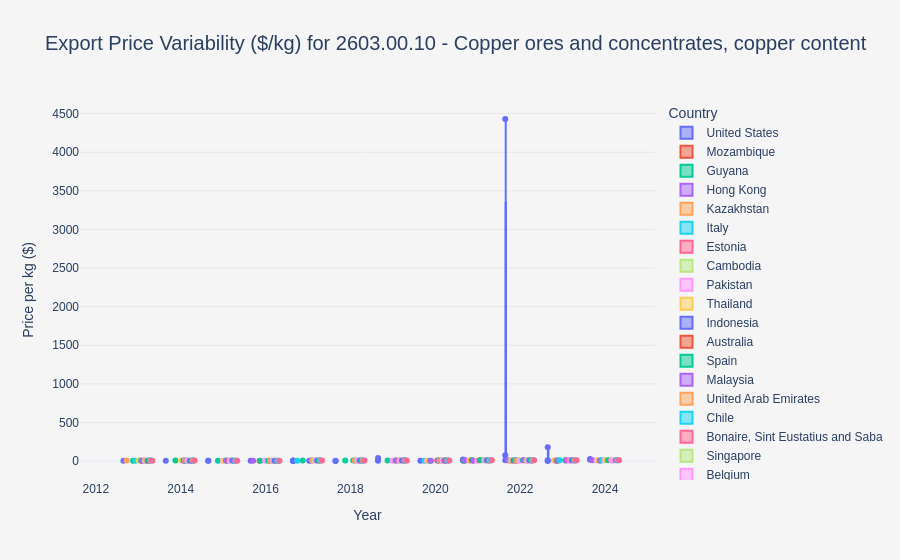

Notebook cell for this chart:
### Code cell
plot_price_variability(df, commodity='2603.00.10 - Copper ores and concentrates, copper content', output_html='data/Prices/cu_content_price_variability.html')

### Figure 1 — Plotly figure (JSON) as saved in the notebook; plotly's stock layout.template omitted (floating-point values rounded to 4 significant figures)
{"data": [{"alignmentgroup": "True", "boxpoints": "all", "customdata": [["United States", 13288, 3, "weight in kilograms"], ["United States", 3614, 20, "weight in kilograms"], ["United States", 7690, 100, "weight in kilograms"], ["United States", 3308, 122, "weight in kilograms"], ["United States", 17413, 442, "weight in kilograms"], ["United States", 8339, 1998, "weight in kilograms"], ["United States", 4270, 2110, "weight in kilograms"], ["United States", 30053, 3628, "weight in kilograms"], ["United States", 125690, 7480, "weight in kilograms"], ["United States", 97059, 19200, "weight in kilograms"], ["United States", 57964, 26746, "weight in kilograms"], ["United States", 84969, 39758, "weight in kilograms"], ["United States", 12576767, 557000, "weight in kilograms"], ["United States", 6417198, 1209600, "weight in kilograms"], ["United States", 39967934, 3237995, "weight in kilograms"], ["United States", 97471993, 10409338, "weight in kilograms"], ["United States", 61199280, 11328000, "weight in kilograms"], ["United States", 133554994, 11694645, "weight in kilograms"], ["United States", 69982742, 13152000, "weight in kilograms"], ["United States", 72685018, 17955388, "weight in kilograms"], ["United States", 96644981, 18528000, "weight in kilograms"], ["United States", 102215510, 19574400, "weight in kilograms"], ["United States", 104041801, 23768600, "weight in kilograms"], ["United States", 205726162, 38913216, "weight in kilograms"]], "hovertemplate": "Country=%{customdata[0]}<br>Year=%{x}<br>Price_per_kg=%{y}<br>Value ($)=%{customdata[1]}<br>Quantity=%{customdata[2]}<br>Unit of measure=%{customdata[3]}<extra></extra>", "legendgroup": "United States", "marker": {"color": "#636efa"}, "name": "United States", "notched": false, "offsetgroup": "United States", "orientation": "v", "showlegend": true, "x": [2022, 2023, 2022, 2024, 2019, 2015, 2017, 2017, 2024, 2017, 2023, 2018, 2021, 2019, 2023, 2021, 2020, 2022, 2018, 2013, 2017, 2015, 2014, 2016], "x0": " ", "xaxis": "x", "y": [4429.0, 180.7, 76.9, 27.11, 39.4, 4.174, 2.024, 8.284, 16.8, 5.055, 2.167, 2.137, 22.58, 5.305, 12.34, 9.364, 5.402, 11.42, 5.321, 4.048, 5.216, 5.222, 4.377, 5.287], "y0": " ", "yaxis": "y", "type": "box"}, {"alignmentgroup": "True", "boxpoints": "all", "customdata": [["Mozambique", 115, 18, "weight in kilograms"]], "hovertemplate": "Country=%{customdata[0]}<br>Year=%{x}<br>Price_per_kg=%{y}<br>Value ($)=%{customdata[1]}<br>Quantity=%{customdata[2]}<br>Unit of measure=%{customdata[3]}<extra></extra>", "legendgroup": "Mozambique", "marker": {"color": "#EF553B"}, "name": "Mozambique", "notched": false, "offsetgroup": "Mozambique", "orientation": "v", "showlegend": true, "x": [2021], "x0": " ", "xaxis": "x", "y": [6.389], "y0": " ", "yaxis": "y", "type": "box"}, {"alignmentgroup": "True", "boxpoints": "all", "customdata": [["Guyana", 307, 46, "weight in kilograms"]], "hovertemplate": "Country=%{customdata[0]}<br>Year=%{x}<br>Price_per_kg=%{y}<br>Value ($)=%{customdata[1]}<br>Quantity=%{customdata[2]}<br>Unit of measure=%{customdata[3]}<extra></extra>", "legendgroup": "Guyana", "marker": {"color": "#00cc96"}, "name": "Guyana", "notched": false, "offsetgroup": "Guyana", "orientation": "v", "showlegend": true, "x": [2021], "x0": " ", "xaxis": "x", "y": [6.674], "y0": " ", "yaxis": "y", "type": "box"}, {"alignmentgroup": "True", "boxpoints": "all", "customdata": [["Hong Kong", 326, 50, "weight in kilograms"], ["Hong Kong", 753329, 69811, "weight in kilograms"], ["Hong Kong", 886197, 70976, "weight in kilograms"], ["Hong Kong", 1055315, 94903, "weight in kilograms"]], "hovertemplate": "Country=%{customdata[0]}<br>Year=%{x}<br>Price_per_kg=%{y}<br>Value ($)=%{customdata[1]}<br>Quantity=%{customdata[2]}<br>Unit of measure=%{customdata[3]}<extra></extra>", "legendgroup": "Hong Kong", "marker": {"color": "#ab63fa"}, "name": "Hong Kong", "notched": false, "offsetgroup": "Hong Kong", "orientation": "v", "showlegend": true, "x": [2016, 2021, 2024, 2022], "x0": " ", "xaxis": "x", "y": [6.52, 10.79, 12.49, 11.12], "y0": " ", "yaxis": "y", "type": "box"}, {"alignmentgroup": "True", "boxpoints": "all", "customdata": [["Kazakhstan", 490, 70, "weight in kilograms"]], "hovertemplate": "Country=%{customdata[0]}<br>Year=%{x}<br>Price_per_kg=%{y}<br>Value ($)=%{customdata[1]}<br>Quantity=%{customdata[2]}<br>Unit of measure=%{customdata[3]}<extra></extra>", "legendgroup": "Kazakhstan", "marker": {"color": "#FFA15A"}, "name": "Kazakhstan", "notched": false, "offsetgroup": "Kazakhstan", "orientation": "v", "showlegend": true, "x": [2013], "x0": " ", "xaxis": "x", "y": [7.0], "y0": " ", "yaxis": "y", "type": "box"}, {"alignmentgroup": "True", "boxpoints": "all", "customdata": [["Italy", 2823, 434, "weight in kilograms"], ["Italy", 142505, 22236, "weight in kilograms"]], "hovertemplate": "Country=%{customdata[0]}<br>Year=%{x}<br>Price_per_kg=%{y}<br>Value ($)=%{customdata[1]}<br>Quantity=%{customdata[2]}<br>Unit of measure=%{customdata[3]}<extra></extra>", "legendgroup": "Italy", "marker": {"color": "#19d3f3"}, "name": "Italy", "notched": false, "offsetgroup": "Italy", "orientation": "v", "showlegend": true, "x": [2017, 2020], "x0": " ", "xaxis": "x", "y": [6.505, 6.409], "y0": " ", "yaxis": "y", "type": "box"}, {"alignmentgroup": "True", "boxpoints": "all", "customdata": [["Estonia", 7729, 1206, "weight in kilograms"]], "hovertemplate": "Country=%{customdata[0]}<br>Year=%{x}<br>Price_per_kg=%{y}<br>Value ($)=%{customdata[1]}<br>Quantity=%{customdata[2]}<br>Unit of measure=%{customdata[3]}<extra></extra>", "legendgroup": "Estonia", "marker": {"color": "#FF6692"}, "name": "Estonia", "notched": false, "offsetgroup": "Estonia", "orientation": "v", "showlegend": true, "x": [2022], "x0": " ", "xaxis": "x", "y": [6.409], "y0": " ", "yaxis": "y", "type": "box"}, {"alignmentgroup": "True", "boxpoints": "all", "customdata": [["Cambodia", 13646, 1424, "weight in kilograms"]], "hovertemplate": "Country=%{customdata[0]}<br>Year=%{x}<br>Price_per_kg=%{y}<br>Value ($)=%{customdata[1]}<br>Quantity=%{customdata[2]}<br>Unit of measure=%{customdata[3]}<extra></extra>", "legendgroup": "Cambodia", "marker": {"color": "#B6E880"}, "name": "Cambodia", "notched": false, "offsetgroup": "Cambodia", "orientation": "v", "showlegend": true, "x": [2022], "x0": " ", "xaxis": "x", "y": [9.583], "y0": " ", "yaxis": "y", "type": "box"}, {"alignmentgroup": "True", "boxpoints": "all", "customdata": [["Pakistan", 16025, 2473, "weight in kilograms"], ["Pakistan", 23503, 3588, "weight in kilograms"], ["Pakistan", 54432, 8565, "weight in kilograms"], ["Pakistan", 591808, 62570, "weight in kilograms"], ["Pakistan", 632378, 66234, "weight in kilograms"]], "hovertemplate": "Country=%{customdata[0]}<br>Year=%{x}<br>Price_per_kg=%{y}<br>Value ($)=%{customdata[1]}<br>Quantity=%{customdata[2]}<br>Unit of measure=%{customdata[3]}<extra></extra>", "legendgroup": "Pakistan", "marker": {"color": "#FF97FF"}, "name": "Pakistan", "notched": false, "offsetgroup": "Pakistan", "orientation": "v", "showlegend": true, "x": [2022, 2021, 2020, 2023, 2024], "x0": " ", "xaxis": "x", "y": [6.48, 6.55, 6.355, 9.458, 9.548], "y0": " ", "yaxis": "y", "type": "box"}, {"alignmentgroup": "True", "boxpoints": "all", "customdata": [["Thailand", 29570, 4690, "weight in kilograms"], ["Thailand", 441575, 60324, "weight in kilograms"], ["Thailand", 1127742, 148627, "weight in kilograms"], ["Thailand", 1349443, 151682, "weight in kilograms"], ["Thailand", 1385885, 205804, "weight in kilograms"]], "hovertemplate": "Country=%{customdata[0]}<br>Year=%{x}<br>Price_per_kg=%{y}<br>Value ($)=%{customdata[1]}<br>Quantity=%{customdata[2]}<br>Unit of measure=%{customdata[3]}<extra></extra>", "legendgroup": "Thailand", "marker": {"color": "#FECB52"}, "name": "Thailand", "notched": false, "offsetgroup": "Thailand", "orientation": "v", "showlegend": true, "x": [2020, 2021, 2024, 2023, 2022], "x0": " ", "xaxis": "x", "y": [6.305, 7.32, 7.588, 8.897, 6.734], "y0": " ", "yaxis": "y", "type": "box"}, {"alignmentgroup": "True", "boxpoints": "all", "customdata": [["Indonesia", 49762, 5247, "weight in kilograms"]], "hovertemplate": "Country=%{customdata[0]}<br>Year=%{x}<br>Price_per_kg=%{y}<br>Value ($)=%{customdata[1]}<br>Quantity=%{customdata[2]}<br>Unit of measure=%{customdata[3]}<extra></extra>", "legendgroup": "Indonesia", "marker": {"color": "#636efa"}, "name": "Indonesia", "notched": false, "offsetgroup": "Indonesia", "orientation": "v", "showlegend": true, "x": [2022], "x0": " ", "xaxis": "x", "y": [9.484], "y0": " ", "yaxis": "y", "type": "box"}, {"alignmentgroup": "True", "boxpoints": "all", "customdata": [["Australia", 40000, 6000, "weight in kilograms"], ["Australia", 459707, 74280, "weight in kilograms"], ["Australia", 24493326, 2098071, "weight in kilograms"]], "hovertemplate": "Country=%{customdata[0]}<br>Year=%{x}<br>Price_per_kg=%{y}<br>Value ($)=%{customdata[1]}<br>Quantity=%{customdata[2]}<br>Unit of measure=%{customdata[3]}<extra></extra>", "legendgroup": "Australia", "marker": {"color": "#EF553B"}, "name": "Australia", "notched": false, "offsetgroup": "Australia", "orientation": "v", "showlegend": true, "x": [2023, 2016, 2021], "x0": " ", "xaxis": "x", "y": [6.667, 6.189, 11.67], "y0": " ", "yaxis": "y", "type": "box"}, {"alignmentgroup": "True", "boxpoints": "all", "customdata": [["Spain", 109685, 11499, "weight in kilograms"], ["Spain", 33531763, 3090118, "weight in kilograms"], ["Spain", 33728267, 3550413, "weight in kilograms"], ["Spain", 50412662, 4272815, "weight in kilograms"], ["Spain", 29043771, 4291890, "weight in kilograms"], ["Spain", 50180051, 6160507, "weight in kilograms"], ["Spain", 41347207, 6315569, "weight in kilograms"], ["Spain", 44208556, 6753003, "weight in kilograms"], ["Spain", 56736890, 7411360, "weight in kilograms"], ["Spain", 79650976, 12932335, "weight in kilograms"], ["Spain", 107549621, 13913150, "weight in kilograms"], ["Spain", 105996918, 14862672, "weight in kilograms"]], "hovertemplate": "Country=%{customdata[0]}<br>Year=%{x}<br>Price_per_kg=%{y}<br>Value ($)=%{customdata[1]}<br>Quantity=%{customdata[2]}<br>Unit of measure=%{customdata[3]}<extra></extra>", "legendgroup": "Spain", "marker": {"color": "#00cc96"}, "name": "Spain", "notched": false, "offsetgroup": "Spain", "orientation": "v", "showlegend": true, "x": [2024, 2022, 2023, 2021, 2020, 2018, 2015, 2013, 2017, 2016, 2019, 2014], "x0": " ", "xaxis": "x", "y": [9.539, 10.85, 9.5, 11.8, 6.767, 8.145, 6.547, 6.547, 7.655, 6.159, 7.73, 7.132], "y0": " ", "yaxis": "y", "type": "box"}, {"alignmentgroup": "True", "boxpoints": "all", "customdata": [["Malaysia", 125011, 19469, "weight in kilograms"], ["Malaysia", 549602, 87439, "weight in kilograms"], ["Malaysia", 1043226, 115308, "weight in kilograms"], ["Malaysia", 1004661, 126378, "weight in kilograms"], ["Malaysia", 1356018, 200338, "weight in kilograms"]], "hovertemplate": "Country=%{customdata[0]}<br>Year=%{x}<br>Price_per_kg=%{y}<br>Value ($)=%{customdata[1]}<br>Quantity=%{customdata[2]}<br>Unit of measure=%{customdata[3]}<extra></extra>", "legendgroup": "Malaysia", "marker": {"color": "#ab63fa"}, "name": "Malaysia", "notched": false, "offsetgroup": "Malaysia", "orientation": "v", "showlegend": true, "x": [2020, 2022, 2024, 2023, 2021], "x0": " ", "xaxis": "x", "y": [6.421, 6.286, 9.047, 7.95, 6.769], "y0": " ", "yaxis": "y", "type": "box"}, {"alignmentgroup": "True", "boxpoints": "all", "customdata": [["United Arab Emirates", 135103, 22131, "weight in kilograms"]], "hovertemplate": "Country=%{customdata[0]}<br>Year=%{x}<br>Price_per_kg=%{y}<br>Value ($)=%{customdata[1]}<br>Quantity=%{customdata[2]}<br>Unit of measure=%{customdata[3]}<extra></extra>", "legendgroup": "United Arab Emirates", "marker": {"color": "#FFA15A"}, "name": "United Arab Emirates", "notched": false, "offsetgroup": "United Arab Emirates", "orientation": "v", "showlegend": true, "x": [2022], "x0": " ", "xaxis": "x", "y": [6.105], "y0": " ", "yaxis": "y", "type": "box"}, {"alignmentgroup": "True", "boxpoints": "all", "customdata": [["Chile", 257785, 22481, "weight in kilograms"], ["Chile", 288487, 23670, "weight in kilograms"], ["Chile", 22352001, 4455631, "weight in kilograms"]], "hovertemplate": "Country=%{customdata[0]}<br>Year=%{x}<br>Price_per_kg=%{y}<br>Value ($)=%{customdata[1]}<br>Quantity=%{customdata[2]}<br>Unit of measure=%{customdata[3]}<extra></extra>", "legendgroup": "Chile", "marker": {"color": "#19d3f3"}, "name": "Chile", "notched": false, "offsetgroup": "Chile", "orientation": "v", "showlegend": true, "x": [2023, 2024, 2013], "x0": " ", "xaxis": "x", "y": [11.47, 12.19, 5.017], "y0": " ", "yaxis": "y", "type": "box"}, {"alignmentgroup": "True", "boxpoints": "all", "customdata": [["Bonaire, Sint Eustatius and Saba", 307519, 25000, "weight in kilograms"]], "hovertemplate": "Country=%{customdata[0]}<br>Year=%{x}<br>Price_per_kg=%{y}<br>Value ($)=%{customdata[1]}<br>Quantity=%{customdata[2]}<br>Unit of measure=%{customdata[3]}<extra></extra>", "legendgroup": "Bonaire, Sint Eustatius and Saba", "marker": {"color": "#FF6692"}, "name": "Bonaire, Sint Eustatius and Saba", "notched": false, "offsetgroup": "Bonaire, Sint Eustatius and Saba", "orientation": "v", "showlegend": true, "x": [2022], "x0": " ", "xaxis": "x", "y": [12.3], "y0": " ", "yaxis": "y", "type": "box"}, {"alignmentgroup": "True", "boxpoints": "all", "customdata": [["Singapore", 260205, 25000, "weight in kilograms"]], "hovertemplate": "Country=%{customdata[0]}<br>Year=%{x}<br>Price_per_kg=%{y}<br>Value ($)=%{customdata[1]}<br>Quantity=%{customdata[2]}<br>Unit of measure=%{customdata[3]}<extra></extra>", "legendgroup": "Singapore", "marker": {"color": "#B6E880"}, "name": "Singapore", "notched": false, "offsetgroup": "Singapore", "orientation": "v", "showlegend": true, "x": [2022], "x0": " ", "xaxis": "x", "y": [10.41], "y0": " ", "yaxis": "y", "type": "box"}, {"alignmentgroup": "True", "boxpoints": "all", "customdata": [["Belgium", 221232, 33676, "weight in kilograms"], ["Belgium", 263466, 39921, "weight in kilograms"], ["Belgium", 769501, 70431, "weight in kilograms"], ["Belgium", 7586860, 1316144, "weight in kilograms"], ["Belgium", 37416167, 5813027, "weight in kilograms"], ["Belgium", 49620256, 7523117, "weight in kilograms"]], "hovertemplate": "Country=%{customdata[0]}<br>Year=%{x}<br>Price_per_kg=%{y}<br>Value ($)=%{customdata[1]}<br>Quantity=%{customdata[2]}<br>Unit of measure=%{customdata[3]}<extra></extra>", "legendgroup": "Belgium", "marker": {"color": "#FF97FF"}, "name": "Belgium", "notched": false, "offsetgroup": "Belgium", "orientation": "v", "showlegend": true, "x": [2021, 2022, 2024, 2015, 2019, 2016], "x0": " ", "xaxis": "x", "y": [6.569, 6.6, 10.93, 5.764, 6.437, 6.596], "y0": " ", "yaxis": "y", "type": "box"}, {"alignmentgroup": "True", "boxpoints": "all", "customdata": [["Netherlands", 566293, 44000, "weight in kilograms"], ["Netherlands", 32740677, 5105515, "weight in kilograms"], ["Netherlands", 45607282, 5313729, "weight in kilograms"], ["Netherlands", 73586060, 10281730, "weight in kilograms"]], "hovertemplate": "Country=%{customdata[0]}<br>Year=%{x}<br>Price_per_kg=%{y}<br>Value ($)=%{customdata[1]}<br>Quantity=%{customdata[2]}<br>Unit of measure=%{customdata[3]}<extra></extra>", "legendgroup": "Netherlands", "marker": {"color": "#FECB52"}, "name": "Netherlands", "notched": false, "offsetgroup": "Netherlands", "orientation": "v", "showlegend": true, "x": [2024, 2015, 2013, 2014], "x0": " ", "xaxis": "x", "y": [12.87, 6.413, 8.583, 7.157], "y0": " ", "yaxis": "y", "type": "box"}, {"alignmentgroup": "True", "boxpoints": "all", "customdata": [["Cuba", 458627, 73834, "weight in kilograms"]], "hovertemplate": "Country=%{customdata[0]}<br>Year=%{x}<br>Price_per_kg=%{y}<br>Value ($)=%{customdata[1]}<br>Quantity=%{customdata[2]}<br>Unit of measure=%{customdata[3]}<extra></extra>", "legendgroup": "Cuba", "marker": {"color": "#636efa"}, "name": "Cuba", "notched": false, "offsetgroup": "Cuba", "orientation": "v", "showlegend": true, "x": [2017], "x0": " ", "xaxis": "x", "y": [6.212], "y0": " ", "yaxis": "y", "type": "box"}, {"alignmentgroup": "True", "boxpoints": "all", "customdata": [["Greece", 780738, 109866, "weight in kilograms"], ["Greece", 3328398, 320753, "weight in kilograms"]], "hovertemplate": "Country=%{customdata[0]}<br>Year=%{x}<br>Price_per_kg=%{y}<br>Value ($)=%{customdata[1]}<br>Quantity=%{customdata[2]}<br>Unit of measure=%{customdata[3]}<extra></extra>", "legendgroup": "Greece", "marker": {"color": "#EF553B"}, "name": "Greece", "notched": false, "offsetgroup": "Greece", "orientation": "v", "showlegend": true, "x": [2020, 2021], "x0": " ", "xaxis": "x", "y": [7.106, 10.38], "y0": " ", "yaxis": "y", "type": "box"}, {"alignmentgroup": "True", "boxpoints": "all", "customdata": [["Taiwan", 2371887, 209968, "weight in kilograms"], ["Taiwan", 2667084, 240885, "weight in kilograms"], ["Taiwan", 3573779, 329935, "weight in kilograms"], ["Taiwan", 19419939, 2111000, "weight in kilograms"], ["Taiwan", 22527265, 2389887, "weight in kilograms"], ["Taiwan", 41906568, 5236719, "weight in kilograms"], ["Taiwan", 43531985, 6265923, "weight in kilograms"], ["Taiwan", 48439092, 8635861, "weight in kilograms"], ["Taiwan", 67356287, 9345092, "weight in kilograms"], ["Taiwan", 90822324, 12883320, "weight in kilograms"], ["Taiwan", 170550097, 14998399, "weight in kilograms"]], "hovertemplate": "Country=%{customdata[0]}<br>Year=%{x}<br>Price_per_kg=%{y}<br>Value ($)=%{customdata[1]}<br>Quantity=%{customdata[2]}<br>Unit of measure=%{customdata[3]}<extra></extra>", "legendgroup": "Taiwan", "marker": {"color": "#00cc96"}, "name": "Taiwan", "notched": false, "offsetgroup": "Taiwan", "orientation": "v", "showlegend": true, "x": [2023, 2024, 2022, 2018, 2020, 2019, 2014, 2016, 2013, 2015, 2021], "x0": " ", "xaxis": "x", "y": [11.3, 11.07, 10.83, 9.199, 9.426, 8.002, 6.947, 5.609, 7.208, 7.05, 11.37], "y0": " ", "yaxis": "y", "type": "box"}, {"alignmentgroup": "True", "boxpoints": "all", "customdata": [["Mexico", 7875552, 967320, "weight in kilograms"], ["Mexico", 2515928, 1174795, "weight in kilograms"], ["Mexico", 8309993, 1689108, "weight in kilograms"], ["Mexico", 7943630, 1799596, "weight in kilograms"], ["Mexico", 18885263, 2445169, "weight in kilograms"], ["Mexico", 33869463, 3261781, "weight in kilograms"], ["Mexico", 50724537, 5325511, "weight in kilograms"], ["Mexico", 51935234, 6889376, "weight in kilograms"]], "hovertemplate": "Country=%{customdata[0]}<br>Year=%{x}<br>Price_per_kg=%{y}<br>Value ($)=%{customdata[1]}<br>Quantity=%{customdata[2]}<br>Unit of measure=%{customdata[3]}<extra></extra>", "legendgroup": "Mexico", "marker": {"color": "#ab63fa"}, "name": "Mexico", "notched": false, "offsetgroup": "Mexico", "orientation": "v", "showlegend": true, "x": [2020, 2013, 2015, 2014, 2019, 2022, 2023, 2017], "x0": " ", "xaxis": "x", "y": [8.142, 2.142, 4.92, 4.414, 7.724, 10.38, 9.525, 7.538], "y0": " ", "yaxis": "y", "type": "box"}, {"alignmentgroup": "True", "boxpoints": "all", "customdata": [["Switzerland", 9730346, 1388724, "weight in kilograms"], ["Switzerland", 16818597, 2091045, "weight in kilograms"], ["Switzerland", 25489983, 2594362, "weight in kilograms"], ["Switzerland", 23144817, 2597214, "weight in kilograms"], ["Switzerland", 17513333, 2996926, "weight in kilograms"]], "hovertemplate": "Country=%{customdata[0]}<br>Year=%{x}<br>Price_per_kg=%{y}<br>Value ($)=%{customdata[1]}<br>Quantity=%{customdata[2]}<br>Unit of measure=%{customdata[3]}<extra></extra>", "legendgroup": "Switzerland", "marker": {"color": "#FFA15A"}, "name": "Switzerland", "notched": false, "offsetgroup": "Switzerland", "orientation": "v", "showlegend": true, "x": [2014, 2017, 2020, 2018, 2016], "x0": " ", "xaxis": "x", "y": [7.007, 8.043, 9.825, 8.911, 5.844], "y0": " ", "yaxis": "y", "type": "box"}, {"alignmentgroup": "True", "boxpoints": "all", "customdata": [["Brazil", 11301290, 1798337, "weight in kilograms"]], "hovertemplate": "Country=%{customdata[0]}<br>Year=%{x}<br>Price_per_kg=%{y}<br>Value ($)=%{customdata[1]}<br>Quantity=%{customdata[2]}<br>Unit of measure=%{customdata[3]}<extra></extra>", "legendgroup": "Brazil", "marker": {"color": "#19d3f3"}, "name": "Brazil", "notched": false, "offsetgroup": "Brazil", "orientation": "v", "showlegend": true, "x": [2014], "x0": " ", "xaxis": "x", "y": [6.284], "y0": " ", "yaxis": "y", "type": "box"}, {"alignmentgroup": "True", "boxpoints": "all", "customdata": [["Philippines", 19332071, 1982000, "weight in kilograms"], ["Philippines", 31994541, 4269395, "weight in kilograms"], ["Philippines", 86208808, 7835799, "weight in kilograms"], ["Philippines", 53881659, 8158261, "weight in kilograms"], ["Philippines", 66669722, 8574112, "weight in kilograms"], ["Philippines", 63596065, 8770701, "weight in kilograms"], ["Philippines", 71536444, 9145273, "weight in kilograms"], ["Philippines", 110724948, 9337379, "weight in kilograms"], ["Philippines", 76373444, 9586719, "weight in kilograms"], ["Philippines", 119065179, 15492308, "weight in kilograms"], ["Philippines", 202044127, 17212864, "weight in kilograms"]], "hovertemplate": "Country=%{customdata[0]}<br>Year=%{x}<br>Price_per_kg=%{y}<br>Value ($)=%{customdata[1]}<br>Quantity=%{customdata[2]}<br>Unit of measure=%{customdata[3]}<extra></extra>", "legendgroup": "Philippines", "marker": {"color": "#FF6692"}, "name": "Philippines", "notched": false, "offsetgroup": "Philippines", "orientation": "v", "showlegend": true, "x": [2022, 2015, 2023, 2016, 2018, 2013, 2014, 2024, 2019, 2020, 2021], "x0": " ", "xaxis": "x", "y": [9.754, 7.494, 11.0, 6.605, 7.776, 7.251, 7.822, 11.86, 7.967, 7.685, 11.74], "y0": " ", "yaxis": "y", "type": "box"}, {"alignmentgroup": "True", "boxpoints": "all", "customdata": [["Bulgaria", 22354041, 2450972, "weight in kilograms"], ["Bulgaria", 39710128, 3173000, "weight in kilograms"], ["Bulgaria", 44316817, 6702480, "weight in kilograms"], ["Bulgaria", 77734303, 7598880, "weight in kilograms"], ["Bulgaria", 57556485, 8145932, "weight in kilograms"], ["Bulgaria", 115162775, 13404613, "weight in kilograms"], ["Bulgaria", 112301868, 14252056, "weight in kilograms"], ["Bulgaria", 96025054, 14938270, "weight in kilograms"], ["Bulgaria", 131682499, 17221310, "weight in kilograms"], ["Bulgaria", 52742712, 24546662, "weight in kilograms"], ["Bulgaria", 201700965, 25763976, "weight in kilograms"]], "hovertemplate": "Country=%{customdata[0]}<br>Year=%{x}<br>Price_per_kg=%{y}<br>Value ($)=%{customdata[1]}<br>Quantity=%{customdata[2]}<br>Unit of measure=%{customdata[3]}<extra></extra>", "legendgroup": "Bulgaria", "marker": {"color": "#B6E880"}, "name": "Bulgaria", "notched": false, "offsetgroup": "Bulgaria", "orientation": "v", "showlegend": true, "x": [2022, 2024, 2015, 2021, 2014, 2018, 2020, 2016, 2019, 2013, 2017], "x0": " ", "xaxis": "x", "y": [9.12, 12.52, 6.612, 10.23, 7.066, 8.591, 7.88, 6.428, 7.646, 2.149, 7.829], "y0": " ", "yaxis": "y", "type": "box"}, {"alignmentgroup": "True", "boxpoints": "all", "customdata": [["Finland", 18545751, 2710300, "weight in kilograms"], ["Finland", 48182034, 6451813, "weight in kilograms"], ["Finland", 47709986, 7514870, "weight in kilograms"], ["Finland", 111958923, 16909392, "weight in kilograms"], ["Finland", 166991671, 22089973, "weight in kilograms"], ["Finland", 135653975, 24768459, "weight in kilograms"], ["Finland", 180040478, 25488565, "weight in kilograms"], ["Finland", 130790426, 25907000, "weight in kilograms"], ["Finland", 183969918, 29489801, "weight in kilograms"], ["Finland", 215609112, 31192038, "weight in kilograms"], ["Finland", 266357084, 38750566, "weight in kilograms"], ["Finland", 305805457, 45299062, "weight in kilograms"]], "hovertemplate": "Country=%{customdata[0]}<br>Year=%{x}<br>Price_per_kg=%{y}<br>Value ($)=%{customdata[1]}<br>Quantity=%{customdata[2]}<br>Unit of measure=%{customdata[3]}<extra></extra>", "legendgroup": "Finland", "marker": {"color": "#FF97FF"}, "name": "Finland", "notched": false, "offsetgroup": "Finland", "orientation": "v", "showlegend": true, "x": [2013, 2014, 2016, 2015, 2017, 2023, 2019, 2022, 2024, 2021, 2018, 2020], "x0": " ", "xaxis": "x", "y": [6.843, 7.468, 6.349, 6.621, 7.56, 5.477, 7.064, 5.048, 6.238, 6.912, 6.874, 6.751], "y0": " ", "yaxis": "y", "type": "box"}, {"alignmentgroup": "True", "boxpoints": "all", "customdata": [["Peru", 16443141, 2960310, "weight in kilograms"]], "hovertemplate": "Country=%{customdata[0]}<br>Year=%{x}<br>Price_per_kg=%{y}<br>Value ($)=%{customdata[1]}<br>Quantity=%{customdata[2]}<br>Unit of measure=%{customdata[3]}<extra></extra>", "legendgroup": "Peru", "marker": {"color": "#FECB52"}, "name": "Peru", "notched": false, "offsetgroup": "Peru", "orientation": "v", "showlegend": true, "x": [2013], "x0": " ", "xaxis": "x", "y": [5.555], "y0": " ", "yaxis": "y", "type": "box"}, {"alignmentgroup": "True", "boxpoints": "all", "customdata": [["Sweden", 23904922, 3621914, "weight in kilograms"], ["Sweden", 37064288, 4973706, "weight in kilograms"], ["Sweden", 39713305, 4981107, "weight in kilograms"], ["Sweden", 57983616, 5192520, "weight in kilograms"], ["Sweden", 69396295, 5493377, "weight in kilograms"], ["Sweden", 65784249, 5968713, "weight in kilograms"], ["Sweden", 49747817, 6088985, "weight in kilograms"], ["Sweden", 41045518, 6165069, "weight in kilograms"], ["Sweden", 49558188, 6450647, "weight in kilograms"], ["Sweden", 69562252, 9119808, "weight in kilograms"], ["Sweden", 69081532, 11573558, "weight in kilograms"]], "hovertemplate": "Country=%{customdata[0]}<br>Year=%{x}<br>Price_per_kg=%{y}<br>Value ($)=%{customdata[1]}<br>Quantity=%{customdata[2]}<br>Unit of measure=%{customdata[3]}<extra></extra>", "legendgroup": "Sweden", "marker": {"color": "#636efa"}, "name": "Sweden", "notched": false, "offsetgroup": "Sweden", "orientation": "v", "showlegend": true, "x": [2014, 2015, 2020, 2022, 2023, 2021, 2018, 2013, 2019, 2017, 2016], "x0": " ", "xaxis": "x", "y": [6.6, 7.452, 7.973, 11.17, 12.63, 11.02, 8.17, 6.658, 7.683, 7.628, 5.969], "y0": " ", "yaxis": "y", "type": "box"}, {"alignmentgroup": "True", "boxpoints": "all", "customdata": [["United Kingdom", 37178029, 4258475, "weight in kilograms"]], "hovertemplate": "Country=%{customdata[0]}<br>Year=%{x}<br>Price_per_kg=%{y}<br>Value ($)=%{customdata[1]}<br>Quantity=%{customdata[2]}<br>Unit of measure=%{customdata[3]}<extra></extra>", "legendgroup": "United Kingdom", "marker": {"color": "#EF553B"}, "name": "United Kingdom", "notched": false, "offsetgroup": "United Kingdom", "orientation": "v", "showlegend": true, "x": [2020], "x0": " ", "xaxis": "x", "y": [8.73], "y0": " ", "yaxis": "y", "type": "box"}, {"alignmentgroup": "True", "boxpoints": "all", "customdata": [["India", 113493750, 10568351, "weight in kilograms"], ["India", 175560426, 16268994, "weight in kilograms"], ["India", 142660607, 19402131, "weight in kilograms"], ["India", 151461614, 20887990, "weight in kilograms"], ["India", 262904015, 23194299, "weight in kilograms"], ["India", 177515900, 24502589, "weight in kilograms"], ["India", 166827875, 27587316, "weight in kilograms"], ["India", 221391162, 27961475, "weight in kilograms"], ["India", 249167448, 28183770, "weight in kilograms"], ["India", 210418789, 29327113, "weight in kilograms"], ["India", 221455395, 29428806, "weight in kilograms"], ["India", 270297537, 41250236, "weight in kilograms"]], "hovertemplate": "Country=%{customdata[0]}<br>Year=%{x}<br>Price_per_kg=%{y}<br>Value ($)=%{customdata[1]}<br>Quantity=%{customdata[2]}<br>Unit of measure=%{customdata[3]}<extra></extra>", "legendgroup": "India", "marker": {"color": "#00cc96"}, "name": "India", "notched": false, "offsetgroup": "India", "orientation": "v", "showlegend": true, "x": [2022, 2023, 2021, 2013, 2024, 2017, 2016, 2019, 2020, 2014, 2018, 2015], "x0": " ", "xaxis": "x", "y": [10.74, 10.79, 7.353, 7.251, 11.33, 7.245, 6.047, 7.918, 8.841, 7.175, 7.525, 6.553], "y0": " ", "yaxis": "y", "type": "box"}, {"alignmentgroup": "True", "boxpoints": "all", "customdata": [["Germany", 77663821, 10984283, "weight in kilograms"], ["Germany", 97543448, 12135029, "weight in kilograms"], ["Germany", 88936727, 13136652, "weight in kilograms"], ["Germany", 123565012, 20212359, "weight in kilograms"], ["Germany", 235538579, 22595397, "weight in kilograms"], ["Germany", 176607913, 24914473, "weight in kilograms"], ["Germany", 186076598, 25682320, "weight in kilograms"], ["Germany", 148049822, 30303628, "weight in kilograms"], ["Germany", 223266202, 32143626, "weight in kilograms"], ["Germany", 279854534, 34149932, "weight in kilograms"], ["Germany", 259099738, 42081524, "weight in kilograms"], ["Germany", 281828747, 42245864, "weight in kilograms"]], "hovertemplate": "Country=%{customdata[0]}<br>Year=%{x}<br>Price_per_kg=%{y}<br>Value ($)=%{customdata[1]}<br>Quantity=%{customdata[2]}<br>Unit of measure=%{customdata[3]}<extra></extra>", "legendgroup": "Germany", "marker": {"color": "#ab63fa"}, "name": "Germany", "notched": false, "offsetgroup": "Germany", "orientation": "v", "showlegend": true, "x": [2018, 2023, 2014, 2016, 2024, 2013, 2019, 2022, 2017, 2021, 2020, 2015], "x0": " ", "xaxis": "x", "y": [7.07, 8.038, 6.77, 6.113, 10.42, 7.089, 7.245, 4.886, 6.946, 8.195, 6.157, 6.671], "y0": " ", "yaxis": "y", "type": "box"}, {"alignmentgroup": "True", "boxpoints": "all", "customdata": [["Korea, South", 178687105, 24787297, "weight in kilograms"], ["Korea, South", 441755900, 39880350, "weight in kilograms"], ["Korea, South", 368392812, 49694172, "weight in kilograms"], ["Korea, South", 579394537, 50937112, "weight in kilograms"], ["Korea, South", 646304322, 53309882, "weight in kilograms"], ["Korea, South", 399125693, 53680418, "weight in kilograms"], ["Korea, South", 615008456, 54607525, "weight in kilograms"], ["Korea, South", 447319563, 55529888, "weight in kilograms"], ["Korea, South", 439180829, 61129915, "weight in kilograms"], ["Korea, South", 513086116, 62672857, "weight in kilograms"], ["Korea, South", 384674675, 65127135, "weight in kilograms"], ["Korea, South", 481493969, 71497017, "weight in kilograms"]], "hovertemplate": "Country=%{customdata[0]}<br>Year=%{x}<br>Price_per_kg=%{y}<br>Value ($)=%{customdata[1]}<br>Quantity=%{customdata[2]}<br>Unit of measure=%{customdata[3]}<extra></extra>", "legendgroup": "Korea, South", "marker": {"color": "#FFA15A"}, "name": "Korea, South", "notched": false, "offsetgroup": "Korea, South", "orientation": "v", "showlegend": true, "x": [2013, 2023, 2017, 2021, 2024, 2019, 2022, 2018, 2014, 2020, 2016, 2015], "x0": " ", "xaxis": "x", "y": [7.209, 11.08, 7.413, 11.37, 12.12, 7.435, 11.26, 8.055, 7.184, 8.187, 5.907, 6.734], "y0": " ", "yaxis": "y", "type": "box"}, {"alignmentgroup": "True", "boxpoints": "all", "customdata": [["Japan", 965963725, 83658092, "weight in kilograms"], ["Japan", 693799014, 97064551, "weight in kilograms"], ["Japan", 1132666068, 106457475, "weight in kilograms"], ["Japan", 1069658928, 106633810, "weight in kilograms"], ["Japan", 764978215, 109877905, "weight in kilograms"], ["Japan", 856067956, 111716337, "weight in kilograms"], ["Japan", 886632282, 113236594, "weight in kilograms"], ["Japan", 1165652228, 114079195, "weight in kilograms"], ["Japan", 826903973, 117429622, "weight in kilograms"], ["Japan", 864872796, 122794473, "weight in kilograms"], ["Japan", 740079875, 130585340, "weight in kilograms"], ["Japan", 911238076, 142130382, "weight in kilograms"]], "hovertemplate": "Country=%{customdata[0]}<br>Year=%{x}<br>Price_per_kg=%{y}<br>Value ($)=%{customdata[1]}<br>Quantity=%{customdata[2]}<br>Unit of measure=%{customdata[3]}<extra></extra>", "legendgroup": "Japan", "marker": {"color": "#19d3f3"}, "name": "Japan", "notched": false, "offsetgroup": "Japan", "orientation": "v", "showlegend": true, "x": [2024, 2019, 2021, 2023, 2017, 2018, 2020, 2022, 2013, 2014, 2016, 2015], "x0": " ", "xaxis": "x", "y": [11.55, 7.148, 10.64, 10.03, 6.962, 7.663, 7.83, 10.22, 7.042, 7.043, 5.667, 6.411], "y0": " ", "yaxis": "y", "type": "box"}, {"alignmentgroup": "True", "boxpoints": "all", "customdata": [["China", 620116068, 85036887, "weight in kilograms"], ["China", 685100891, 88918560, "weight in kilograms"], ["China", 835809470, 102980196, "weight in kilograms"], ["China", 688495320, 103791275, "weight in kilograms"], ["China", 1153940975, 106561483, "weight in kilograms"], ["China", 1175320116, 108343687, "weight in kilograms"], ["China", 1180495743, 112169930, "weight in kilograms"], ["China", 852295623, 117418584, "weight in kilograms"], ["China", 680323889, 121148524, "weight in kilograms"], ["China", 1503111926, 122665920, "weight in kilograms"], ["China", 822366873, 122923478, "weight in kilograms"], ["China", 911190958, 130635765, "weight in kilograms"]], "hovertemplate": "Country=%{customdata[0]}<br>Year=%{x}<br>Price_per_kg=%{y}<br>Value ($)=%{customdata[1]}<br>Quantity=%{customdata[2]}<br>Unit of measure=%{customdata[3]}<extra></extra>", "legendgroup": "China", "marker": {"color": "#FF6692"}, "name": "China", "notched": false, "offsetgroup": "China", "orientation": "v", "showlegend": true, "x": [2017, 2018, 2020, 2015, 2022, 2023, 2021, 2019, 2016, 2024, 2013, 2014], "x0": " ", "xaxis": "x", "y": [7.292, 7.705, 8.116, 6.633, 10.83, 10.85, 10.52, 7.259, 5.616, 12.25, 6.69, 6.975], "y0": " ", "yaxis": "y", "type": "box"}], "layout": {"xaxis": {"anchor": "y", "domain": [0.0, 1.0], "title": {"text": "Year"}}, "yaxis": {"anchor": "x", "domain": [0.0, 1.0], "title": {"text": "Price per kg ($)"}, "gridcolor": "rgba(230,230,230,1)"}, "legend": {"title": {"text": "Country"}, "tracegroupgap": 0}, "title": {"text": "Export Price Variability ($/kg) for 2603.00.10 - Copper ores and concentrates, copper content", "font": {"size": 20}}, "boxmode": "group", "font": {"family": "Arial", "size": 12}, "paper_bgcolor": "rgb(245,245,245)", "plot_bgcolor": "rgb(245,245,245)"}}
